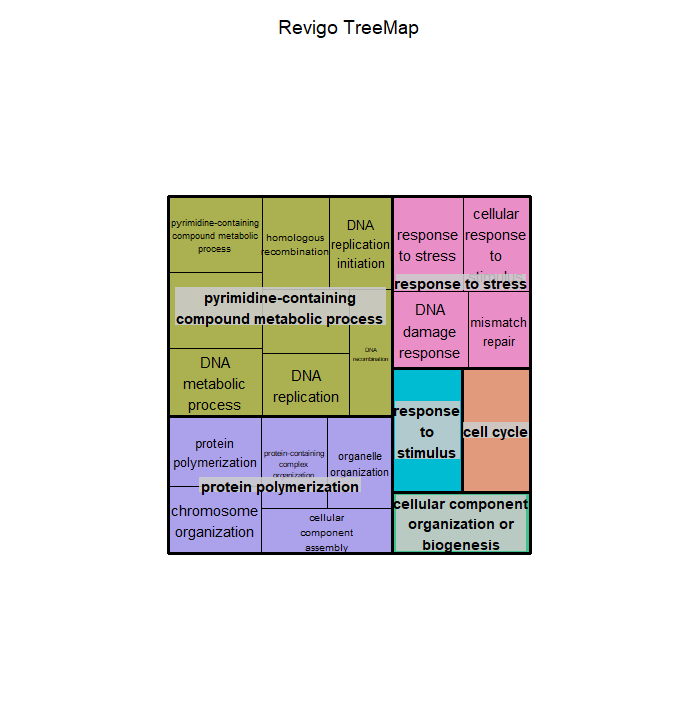

This figure's R source:
# A treemap R script produced by the Revigo server at http://revigo.irb.hr/
# If you found Revigo useful in your work, please cite the following reference:
# Supek F et al. "REVIGO summarizes and visualizes long lists of Gene Ontology
# terms" PLoS ONE 2011. doi:10.1371/journal.pone.0021800

# author: Anton Kratz <anton.kratz@gmail.com>, RIKEN Omics Science Center, Functional Genomics Technology Team, Japan
# created: Fri, Nov 02, 2012  7:25:52 PM
# last change: Fri, Nov 09, 2012  3:20:01 PM

# -----------------------------------------------------------------------------
# If you don't have the treemap package installed, uncomment the following line:
# install.packages( "treemap" );
library(treemap) 								# treemap package by Martijn Tennekes

# Set the working directory if necessary
# setwd("C:/Users/username/workingdir");

# --------------------------------------------------------------------------
# Here is your data from Revigo. Scroll down for plot configuration options.

revigo.names <- c("term_ID","description","frequency","uniqueness","dispensability","representative");
revigo.data <- rbind(c("GO:0006950","response to stress",4.90663876400189,0.7776615592012387,-0,"response to stress"),
c("GO:0006298","mismatch repair",0.15569186687613623,0.5471141850604584,0.66277719,"response to stress"),
c("GO:0006974","DNA damage response",2.609069457039582,0.6700281701086955,0.49168104,"response to stress"),
c("GO:0051716","cellular response to stimulus",12.016805727629972,0.7359868808335296,0.63796693,"response to stress"),
c("GO:0007049","cell cycle",1.795399173617054,0.9781662467167223,0,"cell cycle"),
c("GO:0050896","response to stimulus",14.674014998147983,1,-0,"response to stimulus"),
c("GO:0051258","protein polymerization",0.13128435279441755,0.7521708175018378,0.00917386,"protein polymerization"),
c("GO:0006996","organelle organization",3.543576559632832,0.6954556970519845,0.67595103,"protein polymerization"),
c("GO:0022607","cellular component assembly",2.5732697740112993,0.6884577994014976,0.64626874,"protein polymerization"),
c("GO:0043933","protein-containing complex organization",2.6611873826523444,0.704209106303546,0.58680598,"protein polymerization"),
c("GO:0051276","chromosome organization",1.2297688384231882,0.726090646680743,0.42677248,"protein polymerization"),
c("GO:0071840","cellular component organization or biogenesis",9.440442605554349,0.9728246110388036,0.01532138,"cellular component organization or biogenesis"),
c("GO:0072527","pyrimidine-containing compound metabolic process",0.9993809312454497,0.8259368262700395,0.01133261,"pyrimidine-containing compound metabolic process"),
c("GO:0006220","pyrimidine nucleotide metabolic process",0.6361387139761323,0.8165329822918894,0.20290403,"pyrimidine-containing compound metabolic process"),
c("GO:0006259","DNA metabolic process",5.803533415077551,0.7395098295246018,0.27869458,"pyrimidine-containing compound metabolic process"),
c("GO:0006260","DNA replication",1.444034747678592,0.6372142027738956,0.45108594,"pyrimidine-containing compound metabolic process"),
c("GO:0006261","DNA-templated DNA replication",0.5186580111461646,0.6492354245060782,0.5645601,"pyrimidine-containing compound metabolic process"),
c("GO:0006270","DNA replication initiation",0.12078027409857843,0.6836181892387343,0.69721437,"pyrimidine-containing compound metabolic process"),
c("GO:0006310","DNA recombination",1.6570433606239807,0.633041117236428,0.6432088,"pyrimidine-containing compound metabolic process"),
c("GO:0035825","homologous recombination",0.04754110094985078,0.7198675318257983,0.15996597,"pyrimidine-containing compound metabolic process"));

stuff <- data.frame(revigo.data);
names(stuff) <- revigo.names;

stuff$frequency <- as.numeric( as.character(stuff$frequency) );
stuff$uniqueness <- as.numeric( as.character(stuff$uniqueness) );
stuff$dispensability <- as.numeric( as.character(stuff$dispensability) );


# check the tmPlot command documentation for all possible parameters - there are a lot more
treemap(
  stuff,
  index = c("representative","description"),
  vSize = "uniqueness",
  type = "categorical",
  vColor = "representative",
  title = "Revigo TreeMap",
  inflate.labels = FALSE,      # set this to TRUE for space-filling group labels - good for posters
  lowerbound.cex.labels = 0,   # try to draw as many labels as possible (still, some small squares may not get a label)

  position.legend = "none"
)

dev.off()
